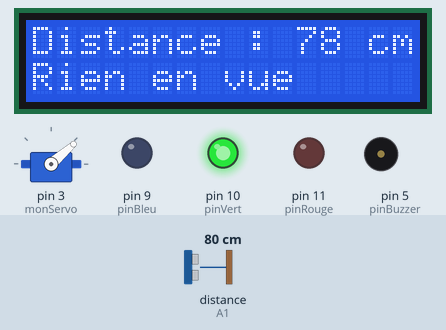
The sketch below on a simulated Arduino Uno, built with avr-gcc and run on an emulated ATmega328P. Shown: 16×2 character LCD, servo, output pins drawn as LEDs (lit = HIGH), buzzer (waves = sounding). Wiring (inferred from the names in the program): ultrasonic range finder: trigger A0; echo A1. The inputs (shaded band) are chosen by the test bench; at power-on: distance to the obstacle (sensor on A1) 80 cm. The echo pulse lasts 58.3 µs per cm; pins used as bus, display or sensor lines are not drawn; what the sketch prints to the serial monitor is not drawn.

Above: at 1.27 s.
1.3 s: distance to the obstacle (sensor on A1) set to 7 cm
At 1.45 s:
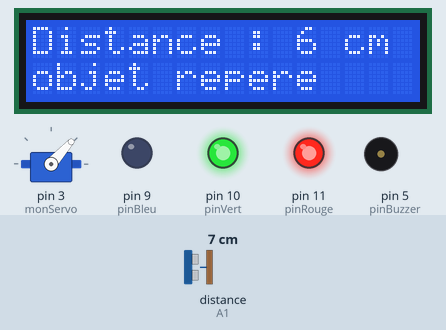
At 1.82 s:
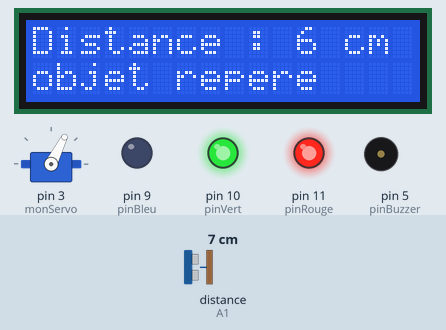
2.8 s: distance to the obstacle (sensor on A1) set to 4 cm
At 2.95 s:
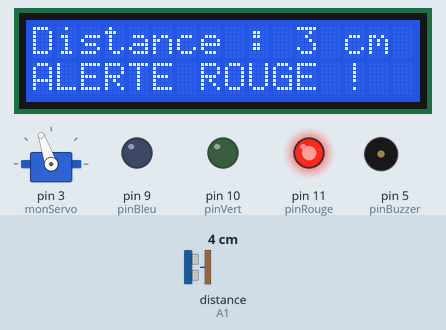
Timing chart, 0 to 10.4 s (numbered marks = the images above; inputs shaded):
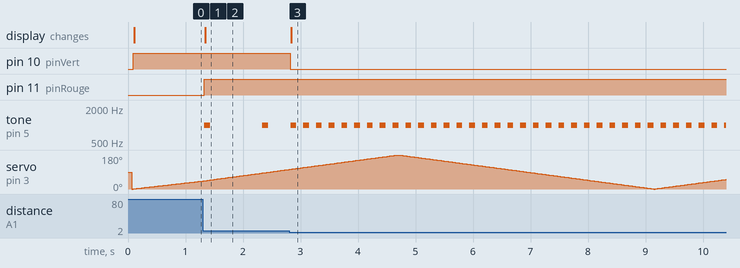

The sketch:

sketch_mar29b.ino
```cpp
#include <LiquidCrystal.h>
#include <Servo.h>
#include "led_rgb.h"

// --- LCD ---
LiquidCrystal lcd (12, 13, 4, 6, 7, 8);

// --- SERVO ---
int angle = 0;
Servo monServo;

// --- BUZZER ---
int pinBuzzer = 5;
unsigned long dernierbip = 0;

// --- ULTRASON ---
const int TrigPin = A0;
const int EchoPin = A1;
long duree;
int distance;

void setup()
{
  lcd.begin(16 , 2);
  lcd.print("Distance:"); // texte fixe
  monServo.attach(3);
  setupRGB(11, 10, 9);
  pinMode(TrigPin, OUTPUT);
  pinMode(EchoPin, INPUT);

  Serial.begin(9600); // Ouvre le canal de communication avec le PC
}

void loop()
{

  for(angle = 0; angle <= 180; angle += 1)
  {

   unsigned long bipActuel = millis();

   monServo.write(angle);
   delay(15);

   digitalWrite(TrigPin, LOW);
   delayMicroseconds(5);

   digitalWrite(TrigPin, HIGH);
   delayMicroseconds(15);
   digitalWrite(TrigPin, LOW);

   duree = pulseIn(EchoPin, HIGH);

   distance = duree * 0.034/2;

   // --- ENVOI DES DONNÉES AU PC ---
   Serial.print(angle);
   Serial.print(",");
   Serial.print(distance);
   Serial.print(".");

   lcd.setCursor(0, 0);
   lcd.print("Distance:       ");

   lcd.setCursor(0, 0);
   lcd.print("Distance : ");
   lcd.print(distance);
   lcd.print(" cm");

  if(distance >= 10)

  {
    setColor(0, 255, 0);

    lcd.setCursor(0, 1);
    lcd.print("                ");

    lcd.setCursor(0, 1);
    lcd.print("Rien en vue");

    if (bipActuel - dernierbip >= 3000)
    {
      dernierbip = bipActuel;
      tone(pinBuzzer, 1000, 100);
    }
  }

  if(distance < 10 && distance >= 5)

  {
    setColor(255, 255, 0);

    lcd.setCursor(0, 1);
    lcd.print("                ");

    lcd.setCursor(0, 1);
    lcd.print("objet repere");

    if (bipActuel - dernierbip >= 1000)
    {
      dernierbip = bipActuel;
      tone(pinBuzzer, 1000, 100);
    }
  }

   if(distance < 5)

  {
    setColor(255, 0, 0);

    lcd.setCursor(0, 1);
    lcd.print("                ");

    lcd.setCursor(0, 1);
    lcd.print("ALERTE ROUGE !");

    if (bipActuel - dernierbip >= 200)
    {
      dernierbip = bipActuel;
      tone(pinBuzzer, 1000, 100);
    }
  }

  }

  for(angle = 180; angle != 0; angle -= 1)
  {

   unsigned long bipActuel = millis();

   monServo.write(angle);
   delay(15);

   digitalWrite(TrigPin, LOW);
   delayMicroseconds(5);

   digitalWrite(TrigPin, HIGH);
   delayMicroseconds(15);
   digitalWrite(TrigPin, LOW);

   duree = pulseIn(EchoPin, HIGH);

   distance = duree * 0.034/2;

   // --- ENVOI DES DONNÉES AU PC ---
   Serial.print(angle);
   Serial.print(",");
   Serial.print(distance);
   Serial.print(".");

   lcd.setCursor(0, 0);
   lcd.print("Distance:       ");

   lcd.setCursor(0, 0);
   lcd.print("Distance : ");
   lcd.print(distance);
   lcd.print(" cm");

  if(distance >= 10)

  {
    setColor(0, 255, 0);

    lcd.setCursor(0, 1);
    lcd.print("                ");

    lcd.setCursor(0, 1);
    lcd.print("Rien en vue");

    if (bipActuel - dernierbip >= 3000)
    {
      dernierbip = bipActuel;
      tone(pinBuzzer, 1000, 100);
    }
  }

  if(distance < 10 && distance >= 5)

  {
    setColor(255, 255, 0);

    lcd.setCursor(0, 1);
    lcd.print("                ");

    lcd.setCursor(0, 1);
    lcd.print("objet repere");

    if (bipActuel - dernierbip >= 1000)
    {
      dernierbip = bipActuel;
      tone(pinBuzzer, 1000, 100);
    }
  }

   if(distance < 5)

  {
    setColor(255, 0, 0);

    lcd.setCursor(0, 1);
    lcd.print("                ");

    lcd.setCursor(0, 1);
    lcd.print("ALERTE ROUGE !");

    if (bipActuel - dernierbip >= 200)
    {
      dernierbip = bipActuel;
      tone(pinBuzzer, 1000, 100);
    }
  }

  }

}
```

led_rgb.cpp
```cpp
#include "Arduino.h"
#include "led_rgb.h"

static int pinRouge = 11, pinVert = 10, pinBleu = 9;

void setupRGB(int pinR, int pinV, int pinB)

{
  pinRouge = pinR;
  pinVert = pinV;
  pinBleu = pinB;

  pinMode(pinRouge, OUTPUT);
  pinMode(pinVert, OUTPUT);
  pinMode(pinBleu, OUTPUT);
}

void setColor(int rouge, int vert, int bleu)

{
  analogWrite(pinRouge, rouge);
  analogWrite(pinVert, vert);
  analogWrite(pinBleu, bleu);
}
```

led_rgb.h
```cpp
#ifndef LED_RGB_H
#define LED_RGB_H

#include <Arduino.h>

void setupRGB(int pinR, int pinV, int pinB);
void setColor(int rouge, int vert, int bleu);

#endif
```

Measured:
- after the input at 1.3 s, pin 11 (pinRouge): LOW → HIGH at once; tone on pin 5 (pinBuzzer): alternates 1000 Hz for 0.10 s and silent for 0.91 s, starting at once; the display: changes after 0.05 s (image 1)
- after the input at 2.8 s, pin 10 (pinVert): HIGH → LOW at once; tone on pin 5 (pinBuzzer): alternates 1000 Hz for 0.10 s and silent for 0.12 s, starting at once; the display: changes at once (image 3)
